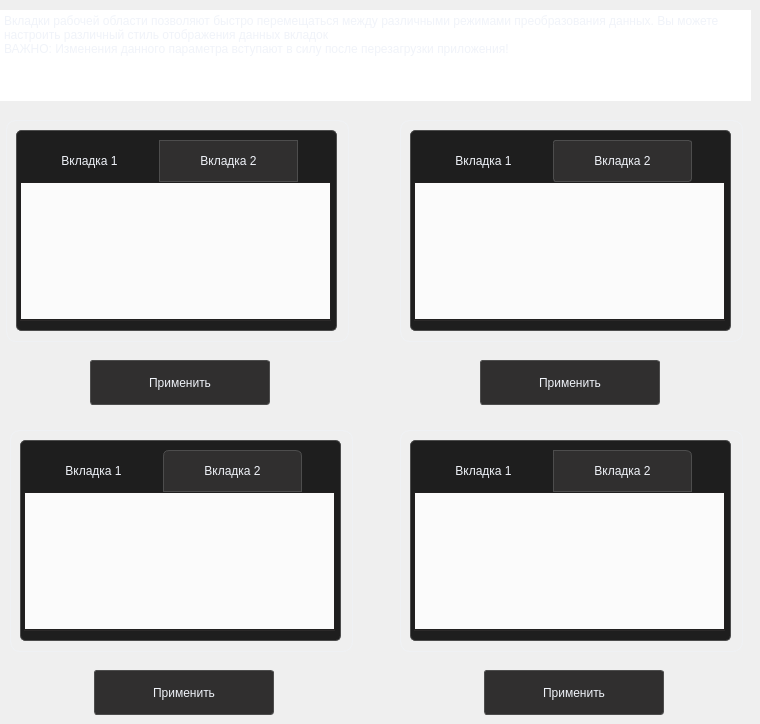
     <widget class="QWidget" name="tab_page">
      <widget class="QPlainTextEdit" name="plainTextEdit_7">
       <property name="geometry">
        <rect>
         <x>0</x>
         <y>10</y>
         <width>751</width>
         <height>91</height>
        </rect>
       </property>
       <property name="styleSheet">
        <string notr="true">QPlainTextEdit {
	border: none;
	color: rgb(240, 243, 249);
}</string>
       </property>
       <property name="readOnly">
        <bool>true</bool>
       </property>
       <property name="plainText">
        <string>Вкладки рабочей области позволяют быстро перемещаться между различными режимами преобразования данных. Вы можете настроить различный стиль отображения данных вкладок
ВАЖНО: Изменения данного параметра вступают в силу после перезагрузки приложения!</string>
       </property>
      </widget>
      <widget class="QFrame" name="frame_18">
       <property name="geometry">
        <rect>
         <x>16</x>
         <y>130</y>
         <width>321</width>
         <height>201</height>
        </rect>
       </property>
       <property name="styleSheet">
        <string notr="true">QFrame {
	border-radius: 5px;
	border: 1px solid rgb(77, 77, 77);
	background-color: rgb(30, 30, 30);
}</string>
       </property>
       <property name="frameShape">
        <enum>QFrame::StyledPanel</enum>
       </property>
       <property name="frameShadow">
        <enum>QFrame::Raised</enum>
       </property>
      </widget>
      <widget class="QFrame" name="tab_corner_frame">
       <property name="geometry">
        <rect>
         <x>6</x>
         <y>120</y>
         <width>343</width>
         <height>222</height>
        </rect>
       </property>
       <property name="styleSheet">
        <string notr="true">QFrame {
	border-radius: 10px;
	border: 1px solid rgba(240, 243, 249, 150);
}</string>
       </property>
       <property name="frameShape">
        <enum>QFrame::StyledPanel</enum>
       </property>
       <property name="frameShadow">
        <enum>QFrame::Raised</enum>
       </property>
      </widget>
      <widget class="QTabWidget" name="tab_corner_wgt">
       <property name="geometry">
        <rect>
         <x>20</x>
         <y>140</y>
         <width>311</width>
         <height>181</height>
        </rect>
       </property>
       <property name="styleSheet">
        <string notr="true">QTabWidget::pane {
	background: rgb(46, 44, 44);
}

QTabBar::tab {
	height: 20px;
	border: 1px solid rgb(77, 77, 77);
	padding: 10 40px;
	background-color: rgb(48, 47, 47);
	color: rgb(240, 243, 249);
}

QTabBar::tab:selected {
	border: 1px solid rgb(30, 30, 30);
	background-color: rgb(30, 30, 30);
	color: rgb(240, 243, 249);
}

QTabBar::tab:hover {
	background-color: rgb(67, 67, 67);
	color: rgb(240, 243, 249);
}</string>
       </property>
       <property name="currentIndex">
        <number>0</number>
       </property>
       <widget class="QWidget" name="tab">
        <attribute name="title">
         <string>Вкладка 1</string>
        </attribute>
       </widget>
       <widget class="QWidget" name="tab_2">
        <attribute name="title">
         <string>Вкладка 2</string>
        </attribute>
       </widget>
      </widget>
      <widget class="QFrame" name="tab_radius_frame">
       <property name="geometry">
        <rect>
         <x>400</x>
         <y>120</y>
         <width>343</width>
         <height>222</height>
        </rect>
       </property>
       <property name="styleSheet">
        <string notr="true">QFrame {
	border-radius: 10px;
	border: 1px solid rgba(240, 243, 249, 150);
}</string>
       </property>
       <property name="frameShape">
        <enum>QFrame::StyledPanel</enum>
       </property>
       <property name="frameShadow">
        <enum>QFrame::Raised</enum>
       </property>
      </widget>
      <widget class="QTabWidget" name="tab_radius_wgt">
       <property name="geometry">
        <rect>
         <x>414</x>
         <y>140</y>
         <width>311</width>
         <height>181</height>
        </rect>
       </property>
       <property name="styleSheet">
        <string notr="true">QTabWidget::pane {
	background: rgb(46, 44, 44);
}

QTabBar::tab {
	height: 20px;
	border: 1px solid rgb(77, 77, 77);
	border-radius: 3px;
	padding: 10 40px;
	background-color: rgb(48, 47, 47);
	color: rgb(240, 243, 249);
}

QTabBar::tab:selected {
	border: 1px solid rgb(30, 30, 30);
	background-color: rgb(30, 30, 30);
	color: rgb(240, 243, 249);
}

QTabBar::tab:hover {
	background-color: rgb(67, 67, 67);
	color: rgb(240, 243, 249);
}</string>
       </property>
       <property name="currentIndex">
        <number>0</number>
       </property>
       <widget class="QWidget" name="tab_3">
        <attribute name="title">
         <string>Вкладка 1</string>
        </attribute>
       </widget>
       <widget class="QWidget" name="tab_4">
        <attribute name="title">
         <string>Вкладка 2</string>
        </attribute>
       </widget>
      </widget>
      <widget class="QFrame" name="frame_19">
       <property name="geometry">
        <rect>
         <x>410</x>
         <y>130</y>
         <width>321</width>
         <height>201</height>
        </rect>
       </property>
       <property name="styleSheet">
        <string notr="true">QFrame {
	border-radius: 5px;
	border: 1px solid rgb(77, 77, 77);
	background-color: rgb(30, 30, 30);
}</string>
       </property>
       <property name="frameShape">
        <enum>QFrame::StyledPanel</enum>
       </property>
       <property name="frameShadow">
        <enum>QFrame::Raised</enum>
       </property>
      </widget>
      <widget class="QPushButton" name="tab_corner_btn">
       <property name="geometry">
        <rect>
         <x>90</x>
         <y>360</y>
         <width>180</width>
         <height>45</height>
        </rect>
       </property>
       <property name="minimumSize">
        <size>
         <width>130</width>
         <height>45</height>
        </size>
       </property>
       <property name="maximumSize">
        <size>
         <width>200</width>
         <height>16777215</height>
        </size>
       </property>
       <property name="styleSheet">
        <string notr="true">QPushButton {
	border: 1px solid rgb(77, 77, 77);
	border-radius: 3px;
	background-color: rgb(48, 47, 47);
	color: rgb(240, 243, 249);
}

QPushButton:hover {
	background-color: rgb(77, 77, 77);
}</string>
       </property>
       <property name="text">
        <string>Применить</string>
       </property>
      </widget>
      <widget class="QPushButton" name="tab_radius_btn">
       <property name="geometry">
        <rect>
         <x>480</x>
         <y>360</y>
         <width>180</width>
         <height>45</height>
        </rect>
       </property>
       <property name="minimumSize">
        <size>
         <width>130</width>
         <height>45</height>
        </size>
       </property>
       <property name="maximumSize">
        <size>
         <width>200</width>
         <height>16777215</height>
        </size>
       </property>
       <property name="styleSheet">
        <string notr="true">QPushButton {
	border: 1px solid rgb(77, 77, 77);
	border-radius: 3px;
	background-color: rgb(48, 47, 47);
	color: rgb(240, 243, 249);
}

QPushButton:hover {
	background-color: rgb(77, 77, 77);
}</string>
       </property>
       <property name="text">
        <string>Применить</string>
       </property>
      </widget>
      <widget class="QPushButton" name="tab_top_radius_btn">
       <property name="geometry">
        <rect>
         <x>94</x>
         <y>670</y>
         <width>180</width>
         <height>45</height>
        </rect>
       </property>
       <property name="minimumSize">
        <size>
         <width>130</width>
         <height>45</height>
        </size>
       </property>
       <property name="maximumSize">
        <size>
         <width>200</width>
         <height>16777215</height>
        </size>
       </property>
       <property name="styleSheet">
        <string notr="true">QPushButton {
	border: 1px solid rgb(77, 77, 77);
	border-radius: 3px;
	background-color: rgb(48, 47, 47);
	color: rgb(240, 243, 249);
}

QPushButton:hover {
	background-color: rgb(77, 77, 77);
}</string>
       </property>
       <property name="text">
        <string>Применить</string>
       </property>
      </widget>
      <widget class="QFrame" name="tab_top_radius_frame">
       <property name="geometry">
        <rect>
         <x>10</x>
         <y>430</y>
         <width>343</width>
         <height>222</height>
        </rect>
       </property>
       <property name="styleSheet">
        <string notr="true">QFrame {
	border-radius: 10px;
	border: 1px solid rgba(240, 243, 249, 150);
}</string>
       </property>
       <property name="frameShape">
        <enum>QFrame::StyledPanel</enum>
       </property>
       <property name="frameShadow">
        <enum>QFrame::Raised</enum>
       </property>
      </widget>
      <widget class="QTabWidget" name="tab_top_radius_wgt">
       <property name="geometry">
        <rect>
         <x>24</x>
         <y>450</y>
         <width>311</width>
         <height>181</height>
        </rect>
       </property>
       <property name="styleSheet">
        <string notr="true">QTabWidget::pane {
	background: rgb(46, 44, 44);
}

QTabBar::tab {
	height: 20px;
	border: 1px solid rgb(77, 77, 77);
	border-top-left-radius: 6px;
	border-top-right-radius: 6px;
	padding: 10 40px;
	background-color: rgb(48, 47, 47);
	color: rgb(240, 243, 249);
}

QTabBar::tab:selected {
	border: 1px solid rgb(30, 30, 30);
	background-color: rgb(30, 30, 30);
	color: rgb(240, 243, 249);
}

QTabBar::tab:hover {
	background-color: rgb(67, 67, 67);
	color: rgb(240, 243, 249);
}</string>
       </property>
       <property name="currentIndex">
        <number>0</number>
       </property>
       <widget class="QWidget" name="tab_9">
        <attribute name="title">
         <string>Вкладка 1</string>
        </attribute>
       </widget>
       <widget class="QWidget" name="tab_10">
        <attribute name="title">
         <string>Вкладка 2</string>
        </attribute>
       </widget>
      </widget>
      <widget class="QFrame" name="frame_35">
       <property name="geometry">
        <rect>
         <x>20</x>
         <y>440</y>
         <width>321</width>
         <height>201</height>
        </rect>
       </property>
       <property name="styleSheet">
        <string notr="true">QFrame {
	border-radius: 5px;
	border: 1px solid rgb(77, 77, 77);
	background-color: rgb(30, 30, 30);
}</string>
       </property>
       <property name="frameShape">
        <enum>QFrame::StyledPanel</enum>
       </property>
       <property name="frameShadow">
        <enum>QFrame::Raised</enum>
       </property>
      </widget>
      <widget class="QPushButton" name="tab_corner_radius_btn">
       <property name="geometry">
        <rect>
         <x>484</x>
         <y>670</y>
         <width>180</width>
         <height>45</height>
        </rect>
       </property>
       <property name="minimumSize">
        <size>
         <width>130</width>
         <height>45</height>
        </size>
       </property>
       <property name="maximumSize">
        <size>
         <width>200</width>
         <height>16777215</height>
        </size>
       </property>
       <property name="styleSheet">
        <string notr="true">QPushButton {
	border: 1px solid rgb(77, 77, 77);
	border-radius: 3px;
	background-color: rgb(48, 47, 47);
	color: rgb(240, 243, 249);
}

QPushButton:hover {
	background-color: rgb(77, 77, 77);
}</string>
       </property>
       <property name="text">
        <string>Применить</string>
       </property>
      </widget>
      <widget class="QTabWidget" name="tab_corner_radius_wgt">
       <property name="geometry">
        <rect>
         <x>414</x>
         <y>450</y>
         <width>311</width>
         <height>181</height>
        </rect>
       </property>
       <property name="styleSheet">
        <string notr="true">QTabWidget::pane {
	background: rgb(46, 44, 44);
}

QTabBar::tab {
	height: 20px;
	border: 1px solid rgb(77, 77, 77);
	border-top-right-radius: 6px;
	padding: 10 40px;
	background-color: rgb(48, 47, 47);
	color: rgb(240, 243, 249);
}

QTabBar::tab:selected {
	border: 1px solid rgb(30, 30, 30);
	background-color: rgb(30, 30, 30);
	color: rgb(240, 243, 249);
}

QTabBar::tab:hover {
	background-color: rgb(67, 67, 67);
	color: rgb(240, 243, 249);
}</string>
       </property>
       <property name="currentIndex">
        <number>0</number>
       </property>
       <widget class="QWidget" name="tab_11">
        <attribute name="title">
         <string>Вкладка 1</string>
        </attribute>
       </widget>
       <widget class="QWidget" name="tab_12">
        <attribute name="title">
         <string>Вкладка 2</string>
        </attribute>
       </widget>
      </widget>
      <widget class="QFrame" name="tab_corner_radius_frame">
       <property name="geometry">
        <rect>
         <x>400</x>
         <y>430</y>
         <width>343</width>
         <height>222</height>
        </rect>
       </property>
       <property name="styleSheet">
        <string notr="true">QFrame {
	border-radius: 10px;
	border: 1px solid rgba(240, 243, 249, 150);
}</string>
       </property>
       <property name="frameShape">
        <enum>QFrame::StyledPanel</enum>
       </property>
       <property name="frameShadow">
        <enum>QFrame::Raised</enum>
       </property>
      </widget>
      <widget class="QFrame" name="frame_36">
       <property name="geometry">
        <rect>
         <x>410</x>
         <y>440</y>
         <width>321</width>
         <height>201</height>
        </rect>
       </property>
       <property name="styleSheet">
        <string notr="true">QFrame {
	border-radius: 5px;
	border: 1px solid rgb(77, 77, 77);
	background-color: rgb(30, 30, 30);
}</string>
       </property>
       <property name="frameShape">
        <enum>QFrame::StyledPanel</enum>
       </property>
       <property name="frameShadow">
        <enum>QFrame::Raised</enum>
       </property>
      </widget>
      <zorder>tab_corner_radius_frame</zorder>
      <zorder>frame_36</zorder>
      <zorder>tab_top_radius_frame</zorder>
      <zorder>frame_35</zorder>
      <zorder>tab_radius_frame</zorder>
      <zorder>frame_19</zorder>
      <zorder>tab_corner_frame</zorder>
      <zorder>plainTextEdit_7</zorder>
      <zorder>frame_18</zorder>
      <zorder>tab_corner_wgt</zorder>
      <zorder>tab_radius_wgt</zorder>
      <zorder>tab_corner_btn</zorder>
      <zorder>tab_radius_btn</zorder>
      <zorder>tab_top_radius_btn</zorder>
      <zorder>tab_top_radius_wgt</zorder>
      <zorder>tab_corner_radius_btn</zorder>
      <zorder>tab_corner_radius_wgt</zorder>
     </widget>
